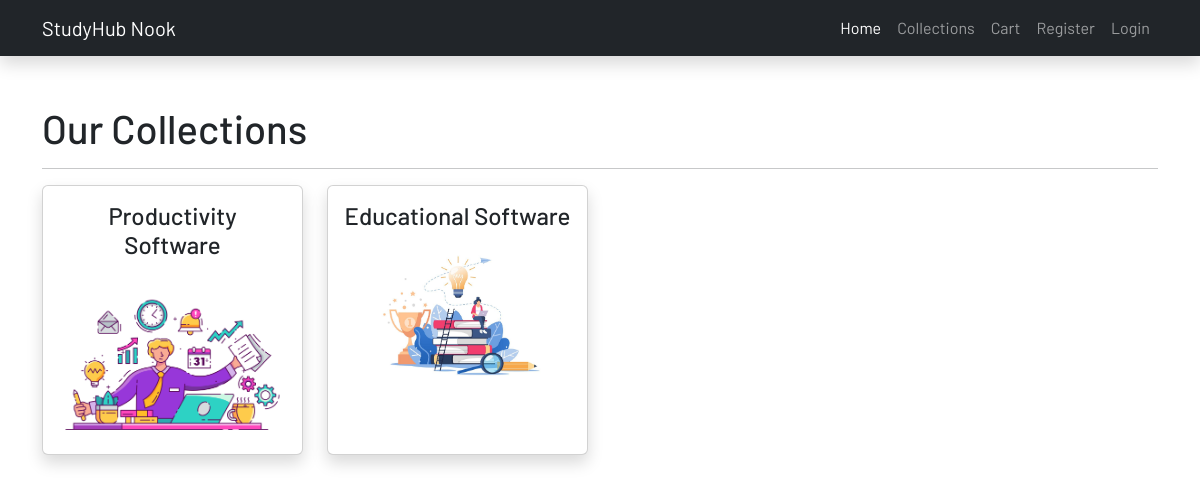
/categories.php, run on the app's committed database.
### tables this page shows
CREATE TABLE `categories` (
  `id` int(11) NOT NULL,
  `name` varchar(191) NOT NULL,
  `slug` varchar(191) NOT NULL,
  `description` mediumtext NOT NULL,
  `status` tinyint(4) NOT NULL DEFAULT 0,
  `popular` tinyint(4) NOT NULL DEFAULT 0,
  `image` varchar(191) NOT NULL,
  `meta_title` varchar(191) NOT NULL,
  `meta_description` mediumtext NOT NULL,
  `meta_keywords` mediumtext NOT NULL,
  `createdAt` timestamp NOT NULL DEFAULT current_timestamp()
);

### functions/userfunctions.php (called while the page is built, shortened)
<?php
include('config/dbcon.php');
function getAllActive($table) {
    global $con;
    $query = "SELECT * FROM $table WHERE status = '0'";
    return $query_run = mysqli_query($con, $query);
}
?>

### categories.php (the view)
<?php
include('functions/userfunctions.php');
include('includes/header.php');
?>
<div class="py-5">
    <div class="container">
            <div class="row">
                <div class="col-md-12">
                    <h1>Our Collections</h1>
                    <hr>
                    <div class="row">
                        <?php
                            $categories = getAllActive('categories');
                            if(mysqli_num_rows($categories) > 0)
                            {
                                foreach($categories as $item)
                                {
                                    ?>
                                        <div class="col-md-3 mb-2 ">
                                            <a href="products.php?category=<?= $item['slug']; ?>" class="text-decoration-none">
                                                <div class="card shadow h-100">
                                                    <div class="card-body">
                                                        <h4 class="text-center"><?= $item['name']; ?></h4>
                                                        <img src="uploads/<?= $item['image']; ?>" alt="<?= $item['name']; ?>" class="w-100">
                                                    </div>
                                                </div>
                                            </a>
                                        </div>
                                    <?php
                                }
                            }
                            else
                            {
                                echo "No Data Available";
                            }
                        ?>
                    </div>
                </div>
            </div>
    </div>
</div>
<?php include('includes/footer.php'); ?>

### assets/css/custom.css (style rules this page uses)
* { font-family: 'Barlow', sans-serif; }
a { text-decoration: none !important; }

### data on the page
categories: name "Productivity Software", image (picture)
categories: name "Educational Software", image (picture)
